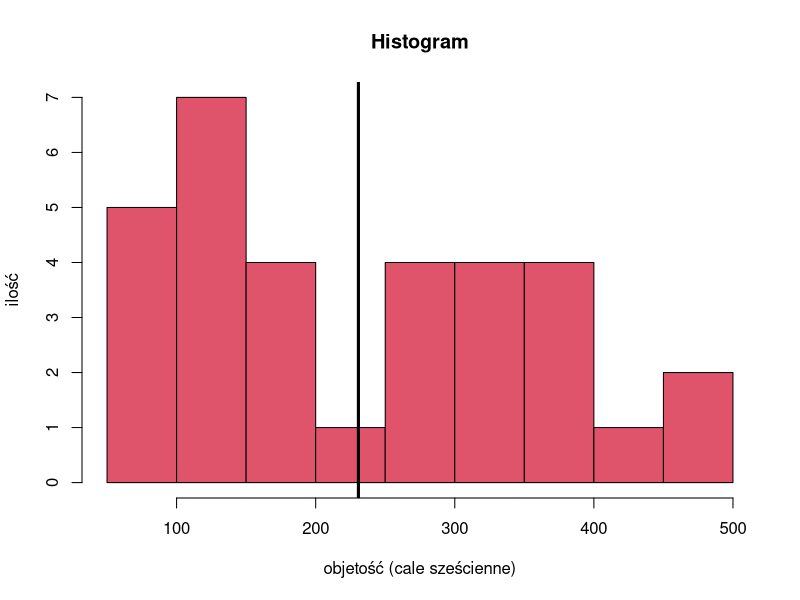

The R script that drew this image:
## ---- chunk 1
1+15
4/2
6^3
625^(.5)
(1+3)/(2+3^2)
## ---- chunk 2
sqrt(64)
## ---- chunk 3
exp(2)
## ---- chunk 4
log(16, 2)
## ---- chunk 5
log(x=27, base=3)
log(base=3, x=27)
## ---- chunk 6
log(2)
log(x=12)
## ---- chunk 7
getwd()
ls()
## ---- chunk 8
c(1,3,11,-1,.3)
## ---- chunk 9
x<-c(2, -1, 3, 1.5, -.5)
y<-c(1, 2, 3, -1, -5)
## ---- chunk 10
x; y
## ---- chunk 11
exp(x)
x+y
x/y
x^y
## ---- chunk 12
sum(x); sum(y)
mean(x); mean(y)
## ---- chunk 13
mean((x-mean(x))^2); mean((y-mean(y))^2)
sum((x-mean(x))^2)/length(x); sum((y-mean(y))^2)/length(y)
sum((x-mean(x))^2)/(length(x)-1); sum((y-mean(y))^2)/(length(y)-1)
## ---- chunk 14
var(x); var(y)
## ---- chunk 15
mix_vect_1<-c(1L, TRUE, 2+3i)
typeof(mix_vect_1); mix_vect_1

mix_vect_2<-c(1,2, 'napis')
typeof(mix_vect_2); mix_vect_2
## ---- chunk 16
1/0
.99^Inf
## ---- chunk 17
0/0
(-1)^.1
## ---- chunk 18
as.numeric(mix_vect_2)
## ---- chunk 19
names(mix_vect_1)
names(mix_vect_1)<-c('integer', 'logical', 'complex')
names(mix_vect_1)
mix_vect_1
## ---- chunk 20
x[3]
## ---- chunk 21
x[-3]
## ---- chunk 22
x[c(3,5)]
## ---- chunk 23
2>3
## ---- chunk 24
x<0
## ---- chunk 25
x>=y
## ---- chunk 26
y[y>0]
## ---- chunk 27
x[y>0]
## ---- chunk 28
data(mtcars)
str(mtcars)
## ---- chunk 29
mtcars[1,c(1,2)]
mtcars[,3]
## ---- chunk 30
#liczba cylindrów w kolejnych samochodach
mtcars$cyl
## ---- chunk 31
mean(mtcars$wt)
## ---- chunk 32
#dla jasności wprowadzamy nowe wektory odpowiadające wadze i ilości cylindrów
weight<-mtcars$wt
cylinders<-mtcars$cyl
mean(weight[cylinders==8])
## ---- chunk 33
hist(mtcars$disp, main="Histogram", col=2, xlab="objetość (cale sześcienne)", ylab="ilość")
abline(v=mean(mtcars$disp), lw=3)
## ---- chunk 34
#dla wygody tworzymy nową zmienną
disp<-mtcars$disp

#liczmy średnią
disp.mean<-mean(disp)

#i odchylenia od średniej
disp.dev<-disp-disp.mean

#trzecia potęga odchyleń i srednia
disp.dev.3<-disp.dev^3

#to jest trzeci moment centralny
disp.dev.3.mean<-mean(disp.dev.3)

#skośność
  disp.dev.3.mean/sd(disp)^3
